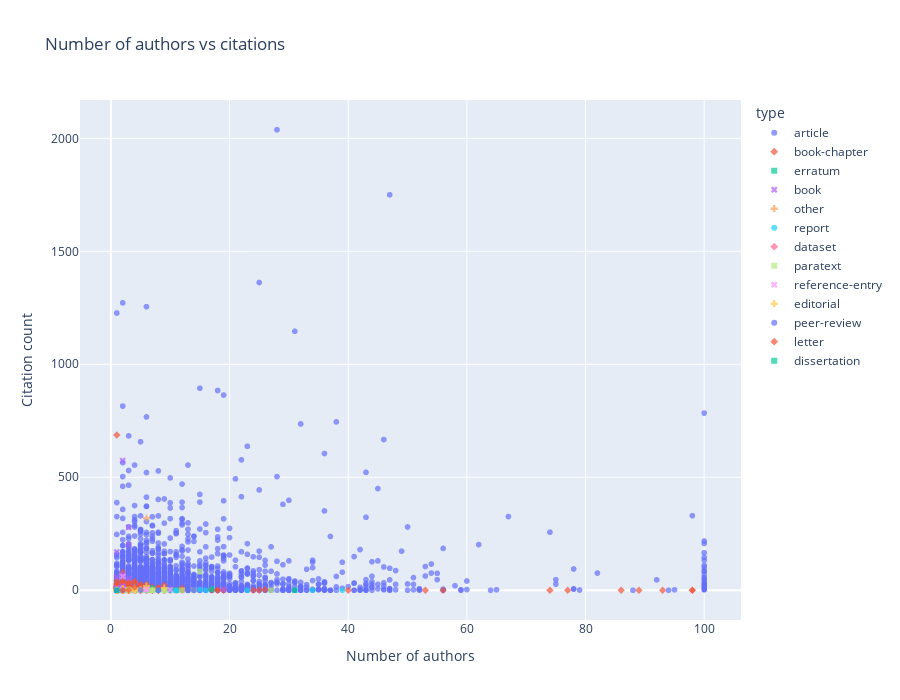

Notebook cell for this chart:
### Code cell
title = "Number of authors vs citations"
authors = works.aggregate([
    {
        "$project": {
            "_id": 0,
            "authorsCount":  { "$size": "$authorships" },
            "cited_by_count": 1,
            "type": 1
        }
    }
])

df = pd.DataFrame(authors)
fig = px.scatter(df, height=700, opacity=0.7, x="authorsCount", y="cited_by_count", color="type", symbol="type", title=title)
fig.update_layout(xaxis_title_text="Number of authors", yaxis_title_text="Citation count")
fig.show()

### Figure 1 — Plotly figure (JSON) as saved in the notebook; plotly's stock layout.template omitted (floating-point values rounded to 4 significant figures; data arrays with more than 128 entries replaced by an {"elided": "..."} marker saying what was removed)
{"data": [{"hovertemplate": "type=article<br>authorsCount=%{x}<br>cited_by_count=%{y}<extra></extra>", "legendgroup": "article", "marker": {"color": "#636efa", "opacity": 0.7, "symbol": "circle"}, "mode": "markers", "name": "article", "showlegend": true, "type": "scattergl", "x": {"elided": "9281 int values"}, "xaxis": "x", "y": {"elided": "9281 int values"}, "yaxis": "y"}, {"hovertemplate": "type=book-chapter<br>authorsCount=%{x}<br>cited_by_count=%{y}<extra></extra>", "legendgroup": "book-chapter", "marker": {"color": "#EF553B", "opacity": 0.7, "symbol": "diamond"}, "mode": "markers", "name": "book-chapter", "showlegend": true, "type": "scattergl", "x": {"elided": "506 int values"}, "xaxis": "x", "y": {"elided": "506 int values"}, "yaxis": "y"}, {"hovertemplate": "type=erratum<br>authorsCount=%{x}<br>cited_by_count=%{y}<extra></extra>", "legendgroup": "erratum", "marker": {"color": "#00cc96", "opacity": 0.7, "symbol": "square"}, "mode": "markers", "name": "erratum", "showlegend": true, "type": "scattergl", "x": [3, 7, 11, 1, 4, 31, 1, 17, 7, 6, 1, 9, 1, 2, 3, 4], "xaxis": "x", "y": [0, 0, 0, 0, 0, 0, 0, 4, 9, 0, 1, 0, 0, 0, 0, 0], "yaxis": "y"}, {"hovertemplate": "type=book<br>authorsCount=%{x}<br>cited_by_count=%{y}<extra></extra>", "legendgroup": "book", "marker": {"color": "#ab63fa", "opacity": 0.7, "symbol": "x"}, "mode": "markers", "name": "book", "showlegend": true, "type": "scattergl", "x": [4, 2, 1, 2, 1, 19, 1, 1, 2, 2, 1, 6, 2, 1, 2, 1, 2, 4, 1, 3, 3, 3, 2, 1, 2, 2, 1, 2, 3, 3], "xaxis": "x", "y": [3, 13, 58, 2, 9, 4, 2, 170, 0, 11, 7, 7, 18, 0, 574, 9, 0, 0, 0, 278, 202, 52, 6, 9, 71, 1, 1, 8, 0, 0], "yaxis": "y"}, {"hovertemplate": "type=other<br>authorsCount=%{x}<br>cited_by_count=%{y}<extra></extra>", "legendgroup": "other", "marker": {"color": "#FFA15A", "opacity": 0.7, "symbol": "cross"}, "mode": "markers", "name": "other", "showlegend": true, "type": "scattergl", "x": [1, 9, 1, 2, 2, 1, 2, 1, 3, 1, 2, 1, 1, 2, 4, 3, 2, 4, 1, 4, 2, 4, 1, 1, 1, 1, 3, 6, 2, 1, 2, 7, 3, 2, 2, 1, 2, 2], "xaxis": "x", "y": [1, 0, 0, 0, 0, 0, 0, 1, 2, 0, 7, 0, 0, 0, 1, 2, 0, 0, 0, 1, 1, 0, 0, 0, 0, 0, 0, 319, 0, 0, 7, 0, 0, 0, 0, 1, 0, 5], "yaxis": "y"}, {"hovertemplate": "type=report<br>authorsCount=%{x}<br>cited_by_count=%{y}<extra></extra>", "legendgroup": "report", "marker": {"color": "#19d3f3", "opacity": 0.7, "symbol": "circle"}, "mode": "markers", "name": "report", "showlegend": true, "type": "scattergl", "x": [11, 39, 34, 3, 9, 16, 10, 6, 3, 8, 2, 2, 11, 23, 15], "xaxis": "x", "y": [0, 0, 0, 4, 0, 0, 0, 0, 0, 0, 1, 0, 0, 0, 3], "yaxis": "y"}, {"hovertemplate": "type=dataset<br>authorsCount=%{x}<br>cited_by_count=%{y}<extra></extra>", "legendgroup": "dataset", "marker": {"color": "#FF6692", "opacity": 0.7, "symbol": "diamond"}, "mode": "markers", "name": "dataset", "showlegend": true, "type": "scattergl", "x": [4, 5, 2, 4, 4, 3, 1, 4, 1, 4, 1, 1, 4, 4, 1, 4, 1, 2, 4, 5, 4, 4, 4, 4, 4, 1, 4, 4, 4, 4, 2, 4, 1, 1, 2, 4, 1, 3, 1, 4, 4, 1, 4, 4, 2, 3, 4], "xaxis": "x", "y": [0, 0, 0, 0, 0, 0, 0, 0, 0, 0, 0, 0, 0, 0, 0, 0, 0, 0, 0, 0, 0, 0, 0, 0, 0, 1, 0, 0, 0, 0, 0, 0, 0, 0, 0, 0, 0, 0, 0, 0, 0, 0, 0, 0, 0, 0, 0], "yaxis": "y"}, {"hovertemplate": "type=paratext<br>authorsCount=%{x}<br>cited_by_count=%{y}<extra></extra>", "legendgroup": "paratext", "marker": {"color": "#B6E880", "opacity": 0.7, "symbol": "square"}, "mode": "markers", "name": "paratext", "showlegend": true, "type": "scattergl", "x": [2, 7, 3, 27, 3, 6, 5, 9, 4, 14, 12, 9, 3, 7, 15], "xaxis": "x", "y": [0, 0, 0, 0, 0, 0, 0, 0, 0, 0, 0, 0, 0, 0, 83], "yaxis": "y"}, {"hovertemplate": "type=reference-entry<br>authorsCount=%{x}<br>cited_by_count=%{y}<extra></extra>", "legendgroup": "reference-entry", "marker": {"color": "#FF97FF", "opacity": 0.7, "symbol": "x"}, "mode": "markers", "name": "reference-entry", "showlegend": true, "type": "scattergl", "x": [10, 2, 6, 2, 1, 6, 6], "xaxis": "x", "y": [2, 4, 4, 61, 1, 2, 4], "yaxis": "y"}, {"hovertemplate": "type=editorial<br>authorsCount=%{x}<br>cited_by_count=%{y}<extra></extra>", "legendgroup": "editorial", "marker": {"color": "#FECB52", "opacity": 0.7, "symbol": "cross"}, "mode": "markers", "name": "editorial", "showlegend": true, "type": "scattergl", "x": [1, 2, 4, 9, 3, 2, 2, 2, 2, 1, 3, 4, 2, 4, 6, 4, 2, 4, 4, 5, 1, 2, 2], "xaxis": "x", "y": [0, 0, 3, 10, 0, 0, 0, 0, 0, 0, 1, 1, 1, 0, 19, 0, 3, 10, 7, 4, 0, 1, 1], "yaxis": "y"}, {"hovertemplate": "type=peer-review<br>authorsCount=%{x}<br>cited_by_count=%{y}<extra></extra>", "legendgroup": "peer-review", "marker": {"color": "#636efa", "opacity": 0.7, "symbol": "circle"}, "mode": "markers", "name": "peer-review", "showlegend": true, "type": "scattergl", "x": [1, 14, 13, 1, 1, 2, 8, 21, 1, 1, 1, 1, 47, 1, 30, 1, 5, 1], "xaxis": "x", "y": [0, 0, 0, 0, 0, 0, 0, 0, 0, 0, 0, 0, 1, 0, 1, 0, 1, 0], "yaxis": "y"}, {"hovertemplate": "type=letter<br>authorsCount=%{x}<br>cited_by_count=%{y}<extra></extra>", "legendgroup": "letter", "marker": {"color": "#EF553B", "opacity": 0.7, "symbol": "diamond"}, "mode": "markers", "name": "letter", "showlegend": true, "type": "scattergl", "x": [3, 2, 4], "xaxis": "x", "y": [1, 0, 14], "yaxis": "y"}, {"hovertemplate": "type=dissertation<br>authorsCount=%{x}<br>cited_by_count=%{y}<extra></extra>", "legendgroup": "dissertation", "marker": {"color": "#00cc96", "opacity": 0.7, "symbol": "square"}, "mode": "markers", "name": "dissertation", "showlegend": true, "type": "scattergl", "x": [1], "xaxis": "x", "y": [0], "yaxis": "y"}], "layout": {"height": 700, "legend": {"title": {"text": "type"}, "tracegroupgap": 0}, "title": {"text": "Number of authors vs citations"}, "xaxis": {"anchor": "y", "domain": [0, 1], "title": {"text": "Number of authors"}}, "yaxis": {"anchor": "x", "domain": [0, 1], "title": {"text": "Citation count"}}}}
